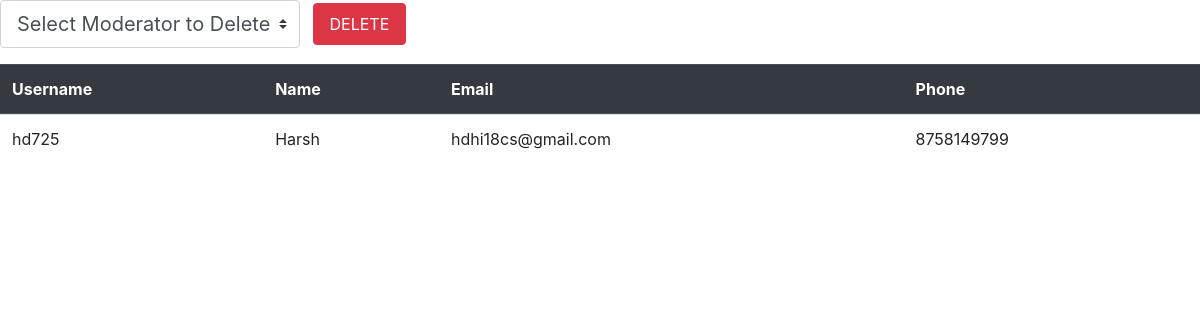
Before: /viewmoddata with the older database file.
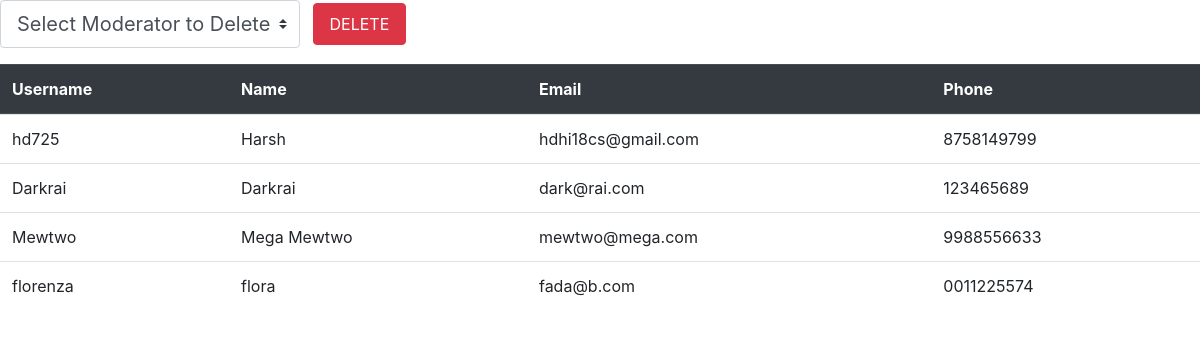
After: the same page with the newer database file.
### tables this page shows
CREATE TABLE moderator(usr TEXT PRIMARY KEY,
        namem TEXT,
        password TEXT,
        emailm TEXT,
        contactno TEXT);

### home.py (the view)
@app.route('/viewmoddata',methods=["POST","GET"])
def view_mod_data():
	print("check1==================================",viewmoderator())
	if request.method=="POST":
		mod=request.form['mod_del']
		print(mod,"==============")
		deleterecmoderator(mod)
	lst=viewmoderator()
	return render_template('view_mod.html',data=lst,lenght=len(lst))

### backend.py (called while the page is built)
def viewmoderator():
    con=sqlite3.connect("student.db")
    cur=con.cursor()
    cur.execute("SELECT * FROM moderator")
    rows=cur.fetchall()
    con.close()
    return rows

### templates/view_mod.html (shortened to what this page needs)
<!DOCTYPE html>
<html>
<head>
	<link rel="stylesheet" href="https://cdn.jsdelivr.net/npm/bootstrap@4.5.3/dist/css/bootstrap.min.css">
</head>
<body>
<form method="post" action="/viewmoddata">
  <select name="mod_del" class="custom-select custom-select-lg mb-3" style="width: 25%;"  >
  <option selected>Select Moderator to Delete</option>
</select>
<button class="btn btn-danger mx-2 mb-3 px-3 py-2" >DELETE</button>
</form>
<table class="table">
  <thead class="thead-dark">
    <tr>
      <th scope="col">Username</th>
      <th scope="col">Name</th>
      <th scope="col">Email</th>
      <th scope="col">Phone</th>
    </tr>
  </thead>
  <tbody>
    <tr>
    	{% for dat in data %}
    		<tr>
    		{% for i in range(5)%}
    			{%if i!=2%}
    				<td>{{dat[i]}}</td>
    			{%endif%}
    		{%endfor%}
    		</tr>
    	{% endfor %}
      </tr>
  </tbody>
</table>
</body>
</html>

Changed rows visible on the page:
added moderator: usr "Darkrai" "Darkrai" "dark@rai.com" "123465689"
added moderator: usr "Mewtwo" "Mega Mewtwo" "mewtwo@mega.com" "9988556633"
added moderator: usr "florenza" "flora" "fada@b.com" "0011225574"
